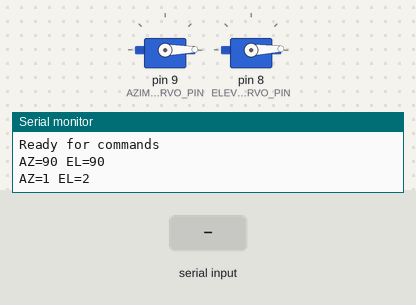
A sketch run on a simulated Arduino Uno, built with avr-gcc and run on an emulated ATmega328P. Shown: 2 × servo, the last lines printed to the serial monitor. The inputs (shaded band) are chosen by the test bench.

Above: at 1.2 s.
1.3 s: "CALIBRATE\n" received over Serial
At 3.7 s:
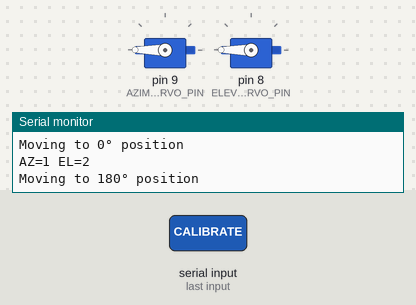
4.3 s: "SET  45\n" received over Serial
At 5.7 s:
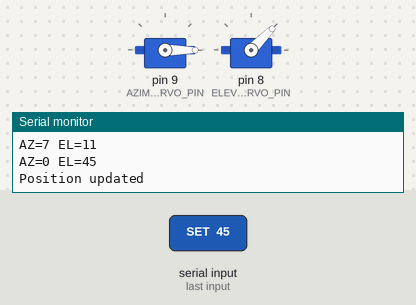
Timing chart, 0 to 20.8 s (numbered marks = the images above; inputs shaded):
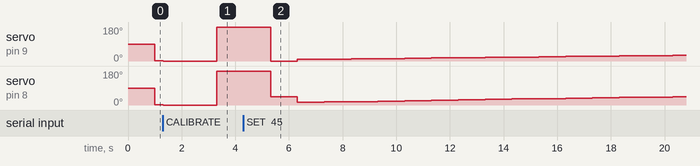

The sketch:

arduino-code.ino
```cpp
#include <Servo.h>

Servo azimuthServo;
Servo elevationServo;

const int AZIMUTH_SERVO_PIN = 9;
const int ELEVATION_SERVO_PIN = 8;

int azimuthPos = 90;
int elevationPos = 90;

enum Mode { AUTO, MANUAL };
Mode currentMode = AUTO;

unsigned long lastUpdate = 0;
const int UPDATE_INTERVAL = 1000;

void setup() {
  Serial.begin(9600);

  azimuthServo.attach(AZIMUTH_SERVO_PIN);
  elevationServo.attach(ELEVATION_SERVO_PIN);

  azimuthServo.write(azimuthPos);
  elevationServo.write(elevationPos);

  Serial.println("Solar Tracker Initialized");
  Serial.println("Ready for commands");
  sendPosition();
}

void loop() {
  if (Serial.available() > 0) {
    String command = Serial.readStringUntil('\n');
    command.trim();
    processCommand(command);
  }

  if (currentMode == AUTO) {
    unsigned long currentTime = millis();
    if (currentTime - lastUpdate >= UPDATE_INTERVAL) {
      lastUpdate = currentTime;
      autoTrack();
    }
  }
}

void processCommand(String command) {
  command.toUpperCase();

  if (command.startsWith("SET ")) {
    int spaceIndex = command.indexOf(' ', 4);
    if (spaceIndex > 0) {
      int az = command.substring(4, spaceIndex).toInt();
      int el = command.substring(spaceIndex + 1).toInt();

      if (az >= 0 && az <= 180 && el >= 0 && el <= 180) {
        azimuthPos = az;
        elevationPos = el;
        updateServos();
        Serial.println("Position updated");
      } else {
        Serial.println("Error: Values must be 0-180");
      }
    }
  }
  else if (command == "MODE AUTO") {
    currentMode = AUTO;
    Serial.println("Mode: Auto Tracking");
  }
  else if (command == "MODE MANUAL") {
    currentMode = MANUAL;
    Serial.println("Mode: Manual Control");
  }
  else if (command == "RESET") {
    azimuthPos = 90;
    elevationPos = 90;
    updateServos();
    Serial.println("Reset to center position");
  }
  else if (command == "CALIBRATE") {
    calibrate();
  }
  else if (command == "STATUS") {
    sendPosition();
  }
  else {
    Serial.println("Unknown command");
  }
}

void updateServos() {
  azimuthServo.write(azimuthPos);
  elevationServo.write(elevationPos);
  sendPosition();
}

void sendPosition() {
  Serial.print("AZ=");
  Serial.print(azimuthPos);
  Serial.print(" EL=");
  Serial.println(elevationPos);
}

void autoTrack() {
  unsigned long seconds = millis() / 1000;
  int cycle = (seconds % 120) * 1.5;

  azimuthPos = constrain(cycle, 0, 180);

  float t = (seconds % 120) / 120.0;
  elevationPos = constrain(sin(t * PI) * 90, 0, 90);

  updateServos();
}

void calibrate() {
  Serial.println("Starting calibration...");

  Serial.println("Moving to 0° position");
  azimuthServo.write(0);
  elevationServo.write(0);
  delay(2000);
  sendPosition();

  Serial.println("Moving to 180° position");
  azimuthServo.write(180);
  elevationServo.write(180);
  delay(2000);
  sendPosition();

  Serial.println("Returning to center");
  azimuthPos = 90;
  elevationPos = 90;
  updateServos();

  Serial.println("Calibration complete");
}
```

Measured:
- by itself, servo on pin 9 (AZIMUTH_SERVO_PIN): ramps from 0° to 90° and jumps back, once every 0.01 s
